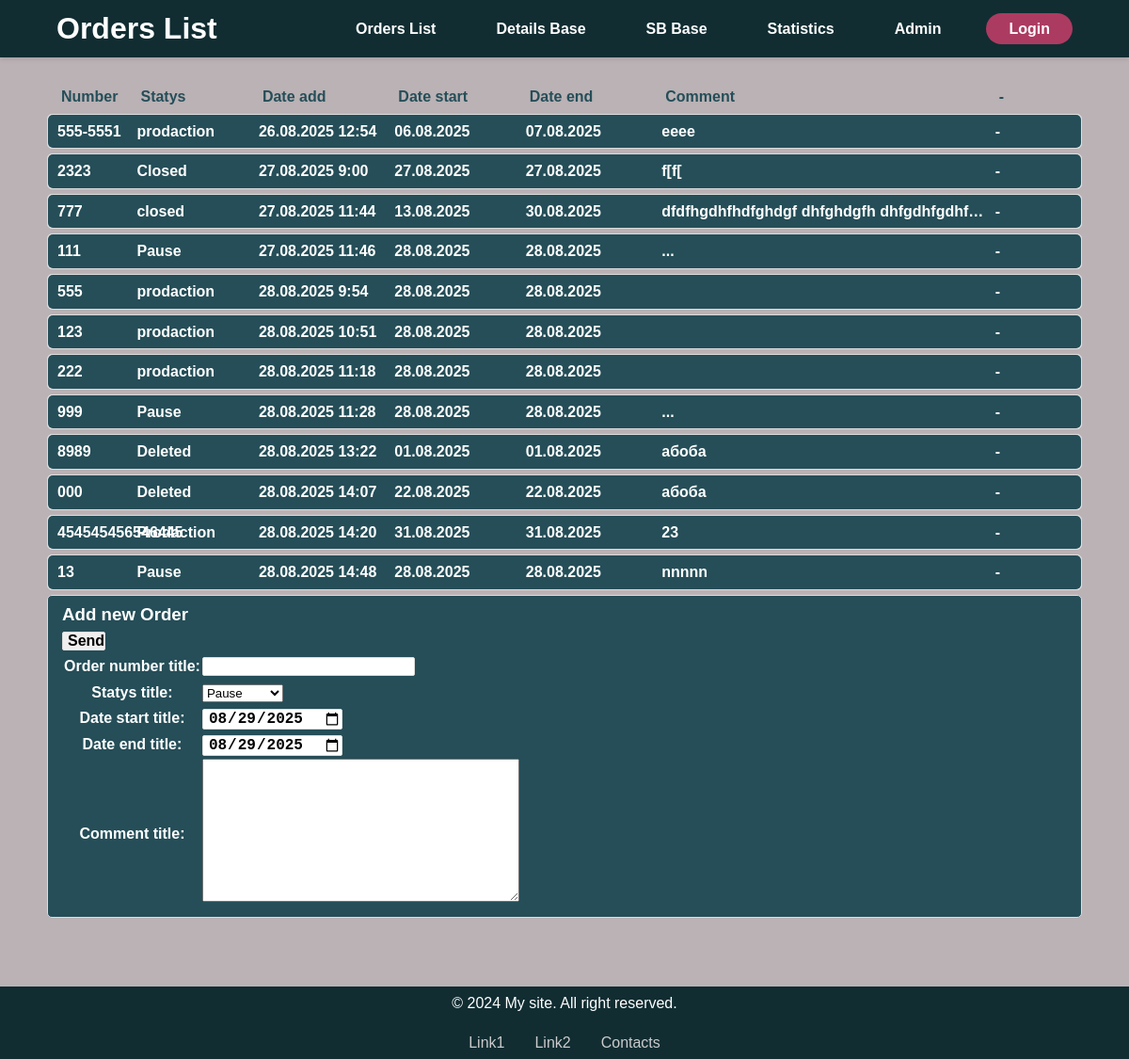
Before: / with the older database file.
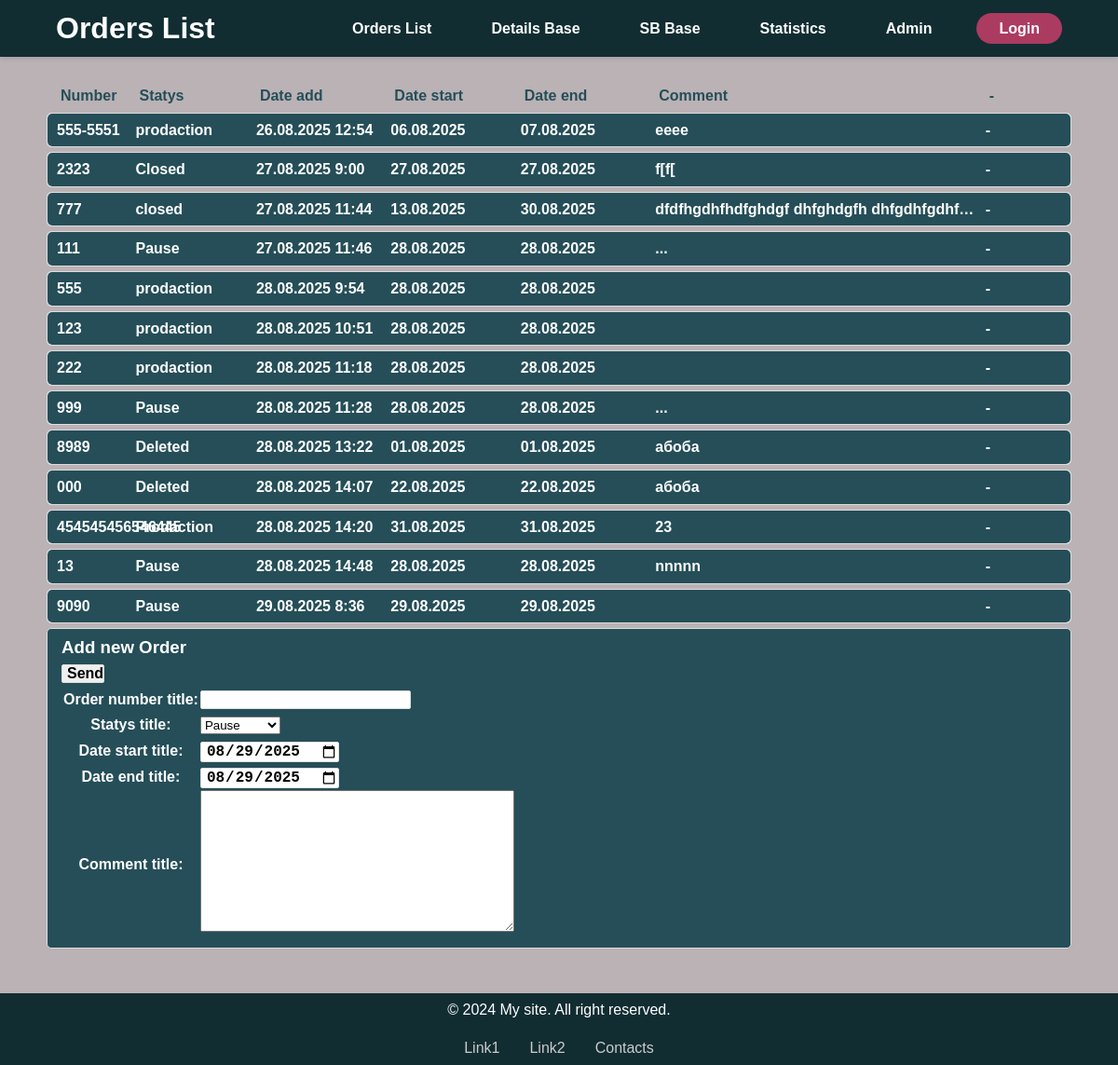
After: the same page with the newer database file.
### OrdersList/models.py (models this page shows)
class Order(models.Model):
    order_number        = models.CharField("Order number title", max_length=9)
    statys              = models.CharField("Statys title", max_length=15, choices=STATYS_CHOICES, default="Pause")
    date_add            = models.DateTimeField("Date add title", default=datetime.now())
    date_start          = models.DateField("Date start title", default=date.today())
    date_end            = models.DateField("Date end title", default=date.today())
    comment             = models.TextField("Comment title", null=True, blank=True)

### OrdersList/views.py (the view)
# urls.py: path('', OrdersList.views.ordersList, name='urlOrdersList'),
def ordersList(request):
    orders = Order.objects.all()
    order_form = OrderForm()
    context = {'orders': orders, 'order_form': order_form}
    return render(request, 'ordersList.html', context)

### OrdersList/forms.py
class OrderForm(ModelForm):
    class Meta:
        model = Order
        fields = ["order_number", "statys", "date_start", "date_end", "comment"]
        widgets = {
            "date_start": DateInput(attrs={'type': 'date'}), #Textarea(attrs={"cols": 80, "rows": 20}),
            "date_end": DateInput(attrs={'type': 'date'}),
        }
        error_messages = {
            "order_number": {
                "max_length": "This Order number is too long.",
            },
        }

### OrdersList/templates/ordersList.html (shortened to what this page needs)
{% extends "base.html" %}
{% block header %}Orders List{% endblock header %}
{% block content %}
{% load static %}
<link rel="stylesheet" type="text/css" href="{% static 'OrdersListStyles.css' %}" />
<div>
	<div class="order_caption">
		<span class="order_element_number">Number</span>
		<span class="order_element_statys">Statys</span>
		<span class="order_element_add">Date add</span>
		<span class="order_element_start">Date start</span>
		<span class="order_element_stop">Date end</span>
		<span class="order_element_comm">Comment</span>
		<span class="order_element_buttons">-</span>
	</div>
	{% for order in orders %}
	<details>
		<summary>
			<span class="order_element_number">{{ order.order_number }} </span>
			<span class="order_element_statys">{{ order.statys }} </span>
			<span class="order_element_add">{{ order.date_add|date:"d.m.Y G:i" }} </span>
			<span class="order_element_start">{{ order.date_start|date:"d.m.Y" }} </span>
			<span class="order_element_stop">{{ order.date_end|date:"d.m.Y" }} </span>
			<span class="order_element_comm">{{ order.comment }} </span>
			<span class="order_element_buttons">-</span>
		</summary>
	</details>
	{% endfor %}
	<div class="order_form">
	<h3> Add new Order </h3>
	<form method="post" action="post_new_order/">
		<table>
			{{ order_form.as_table }}
			<tr><input type="submit" value="Send" ></tr>
		</table>
	</form>
	</div>
</div>
{% endblock content %}

Changed rows visible on the page:
added Order: order_number "9090", statys "Pause", date_add "29.08.2025 8:36", date_start "29.08.2025", date_end "29.08.2025"
